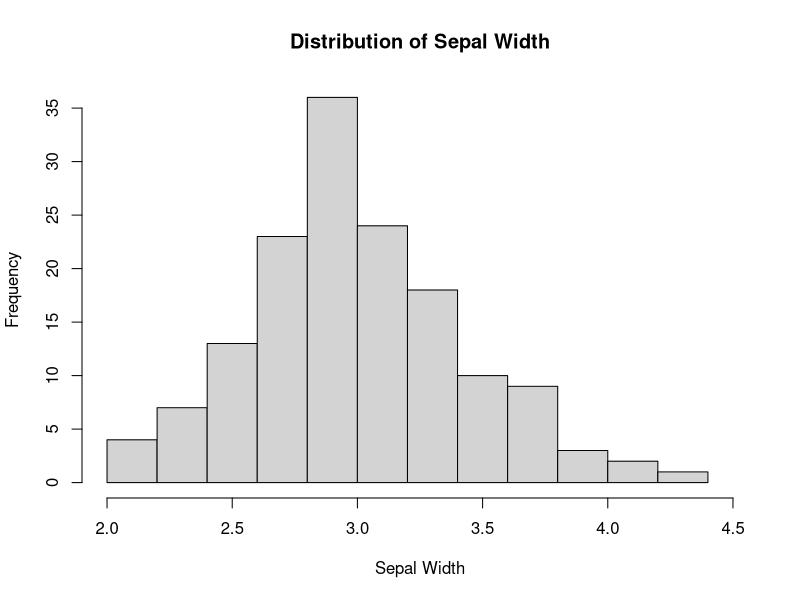
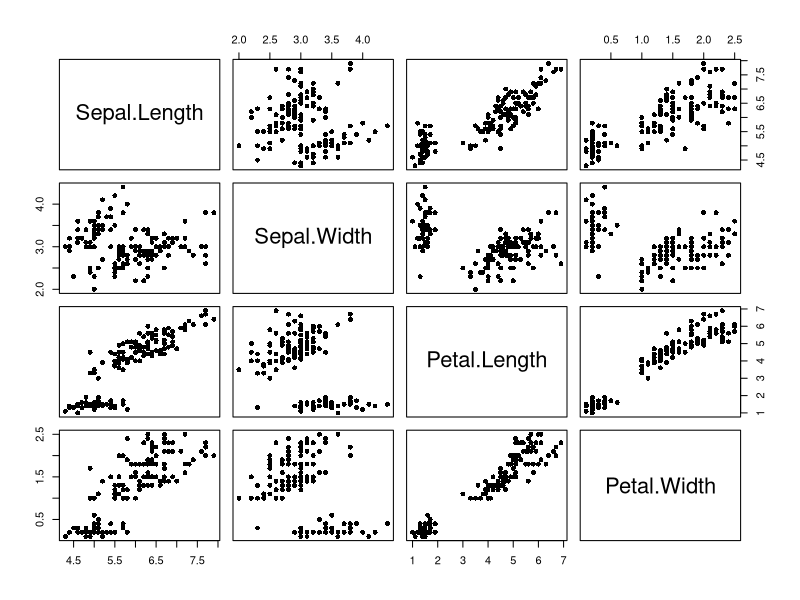
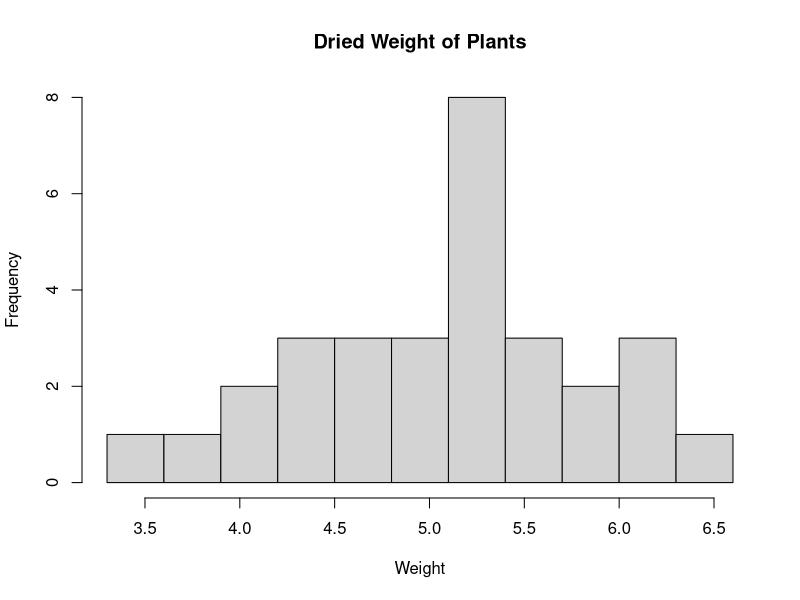
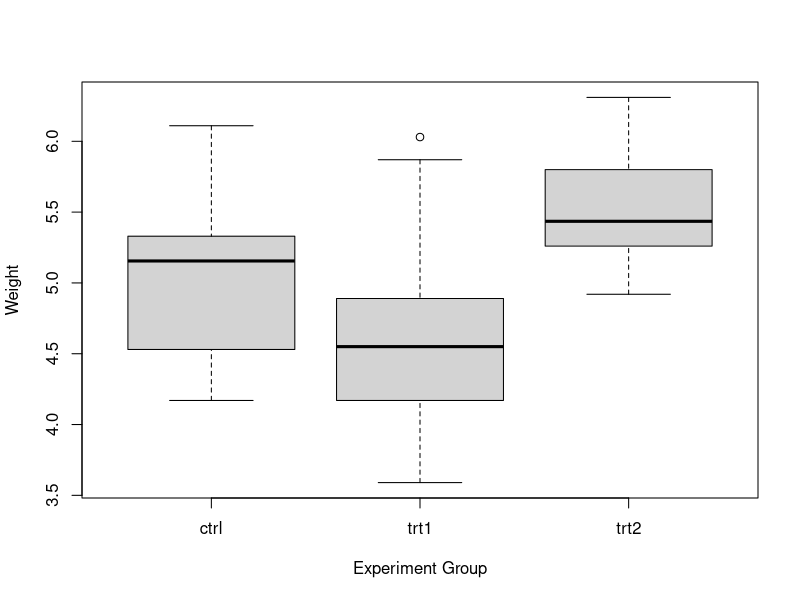
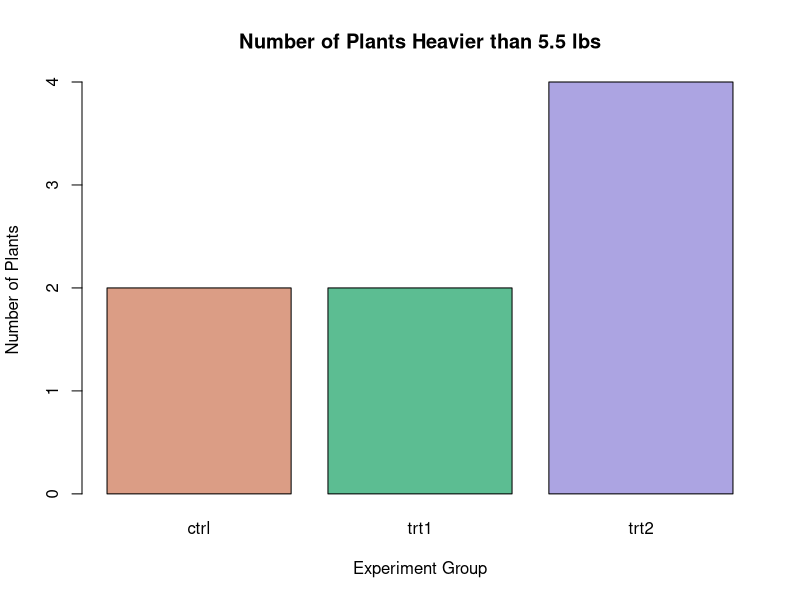

Write R code to recreate these figures, in order.
## ---- chunk 1
knitr::opts_chunk$set(echo = TRUE)
## ---- chunk 2
hist(iris$Sepal.Width,
     main = "Distribution of Sepal Width",
     xlab = "Sepal Width",
     xlim = c(2,4.5)
     )
## ---- chunk 3
print(paste("mean:", mean(iris$Sepal.Width)))
print(paste("median:", median(iris$Sepal.Width)))
## ---- chunk 4
quantile(iris$Sepal.Width, .73)
## 27% of flowers have sepal width higher than the 73rd percentile
## ---- chunk 5
pairs(iris[,c(1:4)],pch=16)
## ---- chunk 6
hist(PlantGrowth$weight,
     breaks = seq(3.3, max(PlantGrowth$weight)+ 0.3, 0.3), # start at 3.3, end at max+0.3, break by 0.3
     main = "Dried Weight of Plants",
     xlab = "Weight",
     xlim = c(3.3,6.6)
     )
## ---- chunk 7
boxplot(PlantGrowth$weight~PlantGrowth$group,
        xlab = "Experiment Group",
        ylab = "Weight"
        )
## ---- chunk 8
trt1_weights <- PlantGrowth$weight[PlantGrowth$group=='trt1'] # all weights in group "trt1"
min_trt2 <- PlantGrowth$weight[PlantGrowth$group=='trt2'] # minimum weight in group "trt2"
# counting the number of "trt1" weights below the min "trt2" weight and dividing by n to find percentage
(sum(trt1_weights < min_trt2)) / length(trt1_weights)

## ---- chunk 9
barplot(table(PlantGrowth$group[PlantGrowth$weight > 5.5]),
        main = "Number of Plants Heavier than 5.5 lbs",
        xlab = "Experiment Group",
        ylab = "Number of Plants",
        col = hcl.colors(3, palette = "Dynamic")
        )
